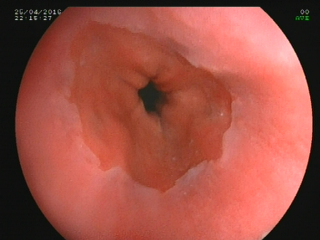
%> input picture DIP course/Project/1.bmp, 320 x 240 px
$ octave Gaussian_Filters.m   (GNU Octave 9; MATLAB toolbox functions it lacks are replaced by stand-ins)
%> lines starting %> are read from the running program, lines starting %| are printed output that depends on the picture
clc
clear
close all
g=imread('1.bmp');
%> g is the input picture: size 240x320x3 uint8; mean R, G, B 157.3, 80.2, 69
f=g(:,:,3);
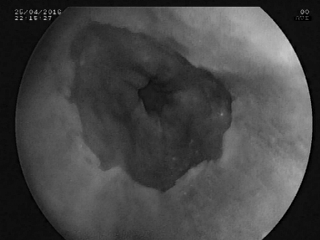
%> f: size 240x320 uint8; min 0, max 213, mean 69
f=im2double(f);
%> f: size 240x320 double
f=f(23:end,:);
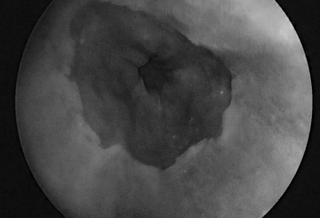
%> f: size 218x320 double; min 0, max 0.835, mean 0.276
[M,N]=size(f);
%> M = 218; N = 320
% rbh=4;
% A=strel('disk',rbh);
% f=imbothat(im,A);
F=fftshift(fft(f));
figure,mesh(abs(F))
%> after `mesh(abs(F))`:
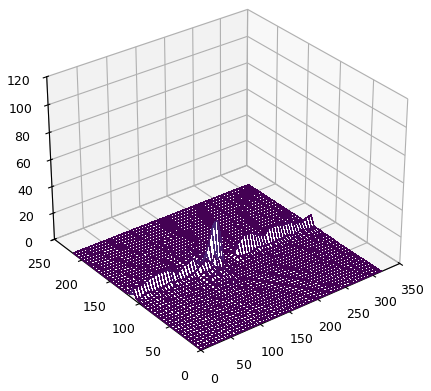
%> figure redrawn from the program's plot data
sx=0.12;
sy=0.04;
c=[5,5];
for theta=0:pi/8:pi-pi/8
    t=theta./(pi/8)+1;
    for m=1:M
        for n=1:N
            x=(m-M/2)*cos(theta)-(n-N/2)*sin(theta);
            y=(m-M/2)*sin(theta)+(n-N/2)*cos(theta);
            x=x-c(1)*cos(theta);
            y=y-c(2)*sin(theta);
            h(m,n,t)=exp(-((sx^2)*x^2)/2)*exp(-((sy^2)*y^2)/2);
        end
    end
end
figure,suptitle('Gabor Filters')
for t=1:8
    hn(:,:,t)=(h(:,:,t)-min(min(h(:,:,t),1),2))./(max(max(h(:,:,t),1),2)...
    -min(min(h(:,:,t),1),2));
    u(:,:,t)=F.*h(:,:,t);
    o(:,:,t)=ifft2(u(:,:,t));
    subplot(4,2,t)
    imshow(h(:,:,t),[])
end
%> this loop made 8 passes
%> pass 1, `imshow(h(:,:,t),[])`:
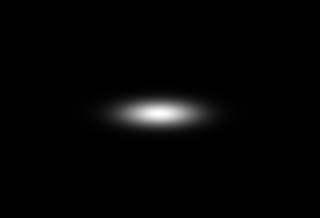
%> displayed picture: size 218x320, on the screen's scale of 0 to 255; min 0, max 255, mean 4.8
%> after the loop:
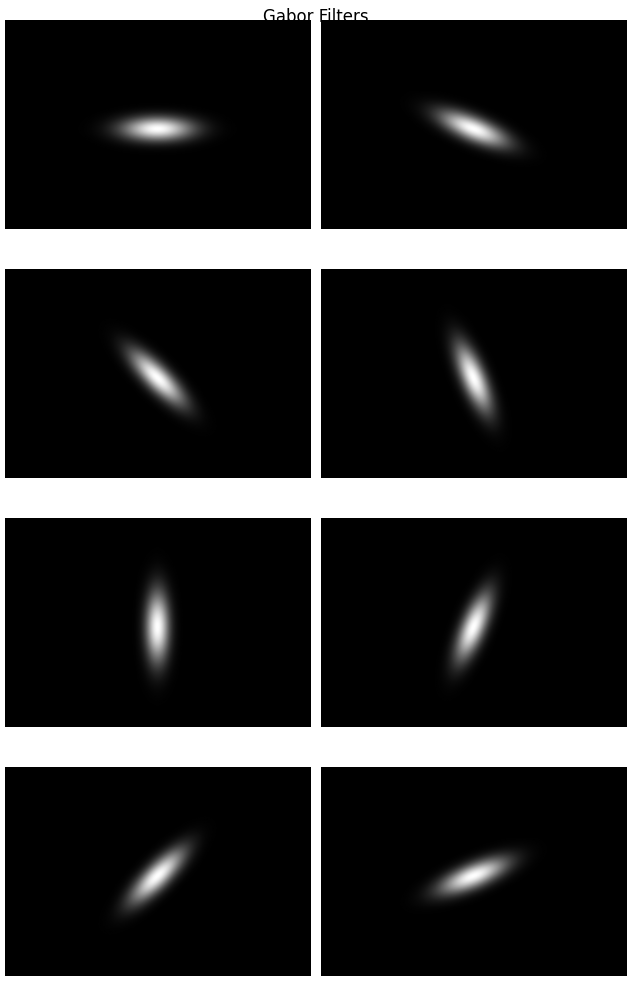
%> figure redrawn from the program's plot data, 8 panels
figure,suptitle('Gabor Outputs')
for t=1:8
    for m=1:M
        for n=1:N
            o(m,n,t)=((-1)^(m+n))*o(m,n,t);
        end
    end
    subplot(4,2,t)
    imshow(o(:,:,t),[])
end
%> this loop made 8 passes
%> pass 1, `imshow(o(:,:,t),[])`:
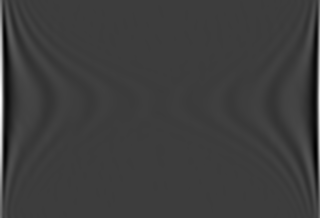
%> displayed picture: size 218x320, on the screen's scale of 0 to 255; min 0, max 255, mean 61.4
%> after the loop:
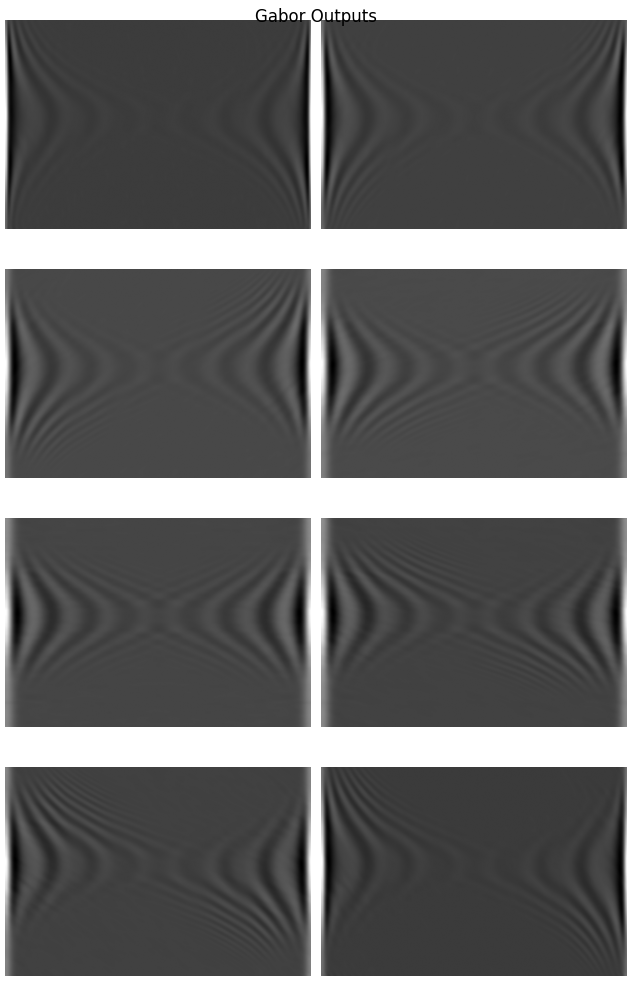
%> figure redrawn from the program's plot data, 8 panels
L=7;
Ws=2*L+1;
am=0;
output=zeros(size(f));
for i=1+L:Ws:M-L
    for j=1+L:Ws:N-L
        for k=1:8
%> (the run ends here)

$ run again, with DIP course/Project/14.bmp copied over DIP course/Project/1.bmp
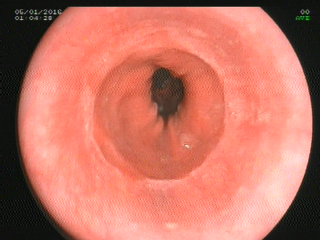
%> input picture DIP course/Project/14.bmp, 320 x 240 px
%> g is the input picture: size 240x320x3 uint8; mean R, G, B 196.1, 116.4, 101.2
%> `f=f(23:end,:);`:
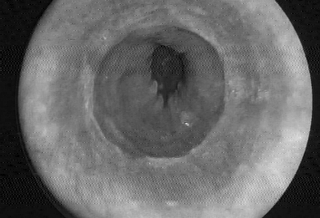
%> f: size 218x320 double; min 0, max 0.91, mean 0.41
%> `mesh(abs(F))`:
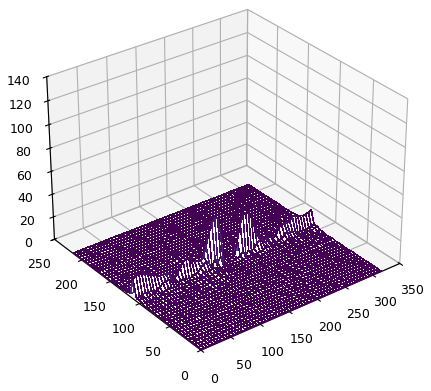
%> figure redrawn from the program's plot data

$ run again, with DIP course/Project/16.bmp copied over DIP course/Project/1.bmp
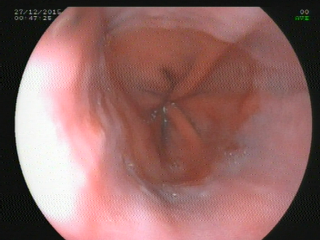
%> input picture DIP course/Project/16.bmp, 320 x 240 px
%> g is the input picture: size 240x320x3 uint8; mean R, G, B 145.3, 104.6, 101.6
%> `mesh(abs(F))`:
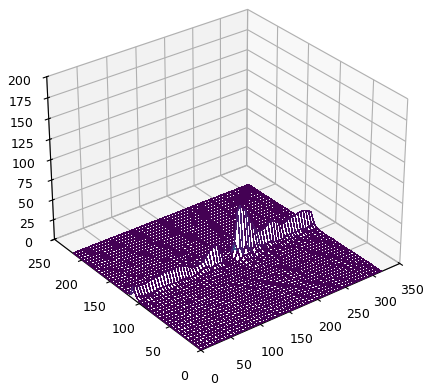
%> figure redrawn from the program's plot data
%> the loop `for t=1:8` made 8 passes
%> pass 2, `imshow(o(:,:,t),[])`:
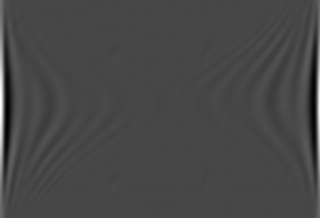
%> displayed picture: size 218x320, on the screen's scale of 0 to 255; min 0, max 255, mean 71.3

$ run again, with DIP course/Project/17.bmp copied over DIP course/Project/1.bmp
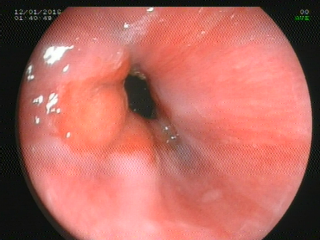
%> input picture DIP course/Project/17.bmp, 320 x 240 px
%> g is the input picture: size 240x320x3 uint8; mean R, G, B 180.2, 104.4, 96.1
%> `mesh(abs(F))`:
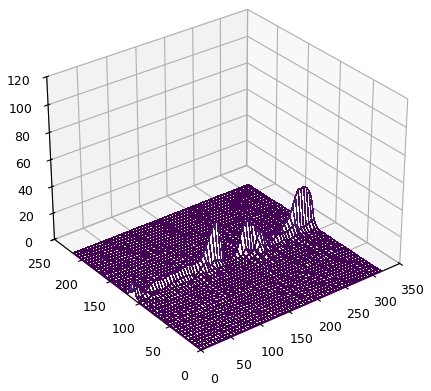
%> figure redrawn from the program's plot data
